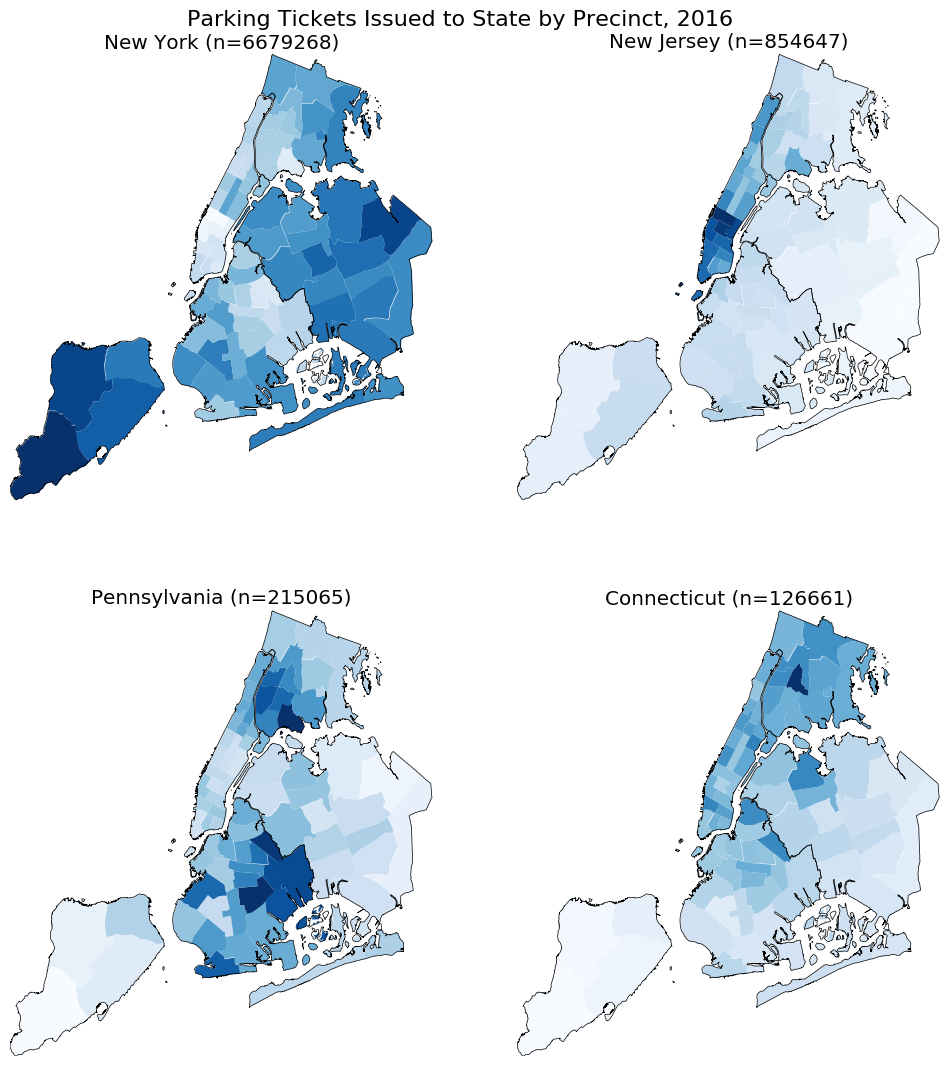

This chart was generated by the following Python code:
# Load the data (uses the `quilt` package).
import geopandas as gpd
from quilt.data.ResidentMario import geoplot_data

boroughs = gpd.read_file(geoplot_data.nyc_boroughs())
precincts = gpd.read_file(geoplot_data.nyc_police_precincts())
tickets = gpd.read_file(geoplot_data.nyc_parking_tickets_sample())

# This example inspired by:
# http://iquantny.tumblr.com/post/84393789169/californians-love-brooklyn-new-jerseyans-love


# Plot the data.
import geoplot as gplt
import geoplot.crs as gcrs
import matplotlib.pyplot as plt


def plot_state_to_ax(state, ax):
    """Reusable plotting wrapper."""
    gplt.choropleth(tickets.set_index('id').loc[:, [state, 'geometry']],
                    hue=state,
                    projection=gcrs.AlbersEqualArea(), cmap='Blues',
                    linewidth=0.0, ax=ax)
    gplt.polyplot(boroughs, projection=gcrs.AlbersEqualArea(), edgecolor='black', linewidth=0.5, ax=ax)

# Finally, plot the data.
f, axarr = plt.subplots(2, 2, figsize=(12, 12), subplot_kw={
    'projection': gcrs.AlbersEqualArea(central_latitude=40.7128, central_longitude=-74.0059)
})

plt.suptitle('Parking Tickets Issued to State by Precinct, 2016', fontsize=16)
plt.subplots_adjust(top=0.95)

plot_state_to_ax('ny', axarr[0][0])
axarr[0][0].set_title('New York (n=6679268)')

plot_state_to_ax('nj', axarr[0][1])
axarr[0][1].set_title('New Jersey (n=854647)')

plot_state_to_ax('pa', axarr[1][0])
axarr[1][0].set_title('Pennsylvania (n=215065)')

plot_state_to_ax('ct', axarr[1][1])
axarr[1][1].set_title('Connecticut (n=126661)')

plt.savefig("nyc-parking-tickets.png", bbox_inches='tight')
